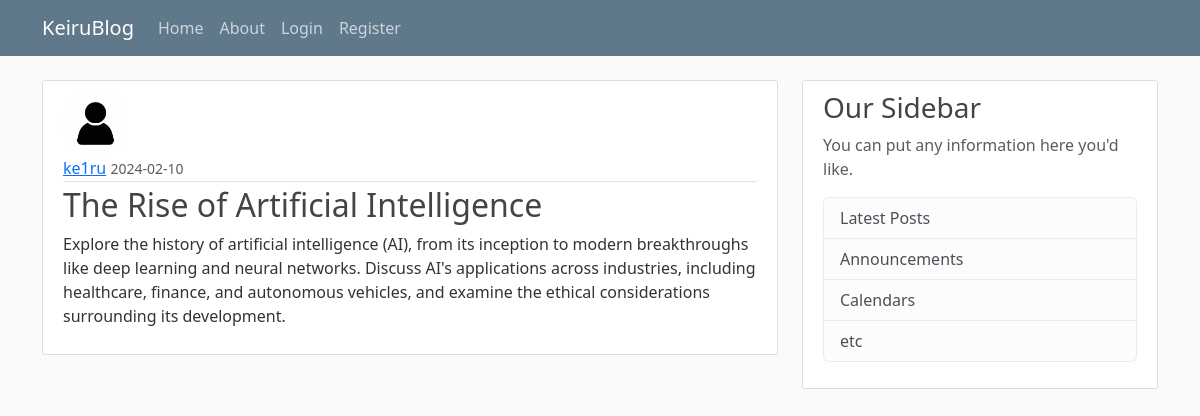
Screenshot of /post/2 with the database file from the repository.
### main/models.py (models this page shows, shortened)
class User(db.Model, UserMixin):
    id = db.Column(db.Integer, primary_key=True)
    username = db.Column(db.String(20), unique=True, nullable=False)
    email = db.Column(db.String(120), unique=True, nullable=False)
    image_file = db.Column(db.String(20), nullable=False, default='default.jpg')
    password = db.Column(db.String(60), nullable=False)
    posts = db.relationship('Post', backref='author', lazy=True)

class Post(db.Model):
     id = db.Column(db.Integer, primary_key=True)
     title = db.Column(db.String(100), nullable=False)
     date_published = db.Column(db.DateTime, nullable=False, default=datetime.utcnow)
     content = db.Column(db.Text, nullable=False)
     user_id = db.Column(db.Integer, db.ForeignKey('user.id'), nullable=False)

### main/posts/routes.py (the view)
@posts.route("/post/<int:post_id>")
def post(post_id):
    post = Post.query.get_or_404(post_id)
    return render_template('post.html', title=post.title, post=post)

### main/templates/post.html (shortened to what this page needs)
{% extends 'layout.html' %}
    {% block content %}
            <article class="media content-section">
                <img src="{{ url_for('static', filename='profile_pic/' + post.author.image_file) }}" alt="User Image" class="rounded-circle article-img">
                <div class="media-body">
                <div class="article-metadata">
                    <a class="mr-2" href="#">{{ post.author.username }}</a>
                    <small class="text-muted">{{ post.date_published.strftime('%Y-%m-%d') }}</small>
                </div>
                <h2 class="article-title">{{ post.title }}</h2>
                <p class="article-content">{{ post.content }}</p>
                </div>
            </article>
    {% endblock content %}

### main/static/main.css (style rules this page uses)
body { background: #fafafa; color: #333333; margin-top: 5rem; }
h1, h2, h3, h4, h5, h6 { color: #444444; }
.content-section { background: #ffffff; padding: 10px 20px; border: 1px solid #dddddd; border-radius: 3px; margin-bottom: 20px; }
.article-title { color: #444444; }
.article-content { white-space: pre-line; }
.article-img { height: 65px; width: 65px; margin-right: 16px; }
.article-metadata { padding-bottom: 1px; margin-bottom: 4px; border-bottom: 1px solid #e3e3e3 }

### rows the page displays
User: image_file (placeholder picture), author.username "ke1ru"
Post: date_published "2024-02-10", title "The Rise of Artificial Intelligence", content "Explore the history of artificial intelligence (AI), from its inception to modern breakthroughs like deep learning and neural networks. Discuss AI's applications across industries, including healthcare, finance, and autonomous vehicles, and examine the ethical considerations surrounding its development."
